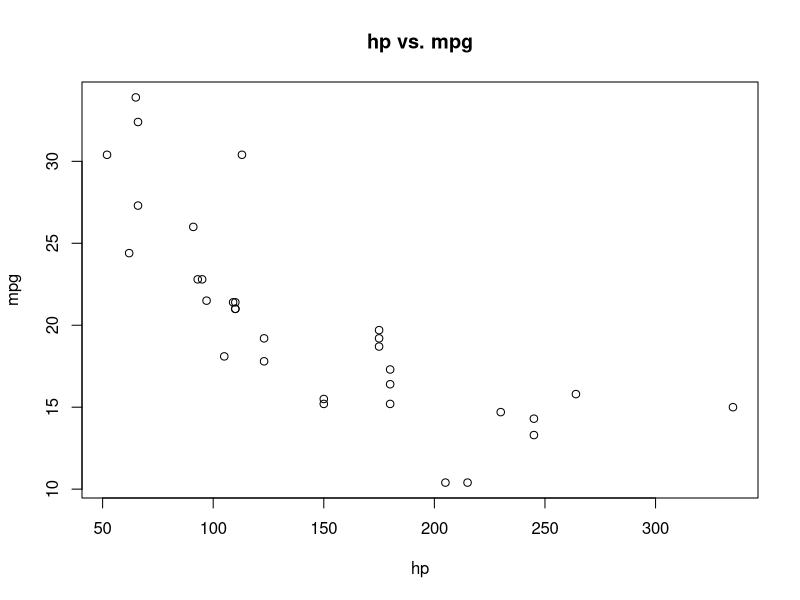

R code for this plot:
## ---- chunk 1
df <- read.csv("info.csv")
df
## ---- chunk 2
library(tibble)
df<-df%>%add_row(name="Donald",age=74,city="NYC",favorite.color="red",height.cm.=190,weight.kg.=90)
df
## ---- chunk 3
data(mtcars)
head(mtcars)
## ---- chunk 4
rnum<-which(rownames(mtcars)=="Datsun 710") #Row number of the Datsun 710
cnum<-which(colnames(mtcars)=="cyl") #Col number of the number of cylinders
mtcars[rnum,cnum] #It seems the engine has 4 cylinders

## ---- chunk 5
mtcars["Datsun 710","cyl"]
## ---- chunk 6
nrow(mtcars)
ncol(mtcars)
## ---- chunk 7
mtcars[["mpg"]]
mtcars[[1]]
## ---- chunk 8
mtcars$mpg
## ---- chunk 9
mtcars[,c("mpg","hp")]
## ---- chunk 10
mean(mtcars$mpg)
## ---- chunk 11
plot(mtcars$hp,mtcars$mpg,main="hp vs. mpg",xlab="hp",ylab="mpg")
## ---- chunk 12
summary(lm(mpg~hp,data=mtcars))
